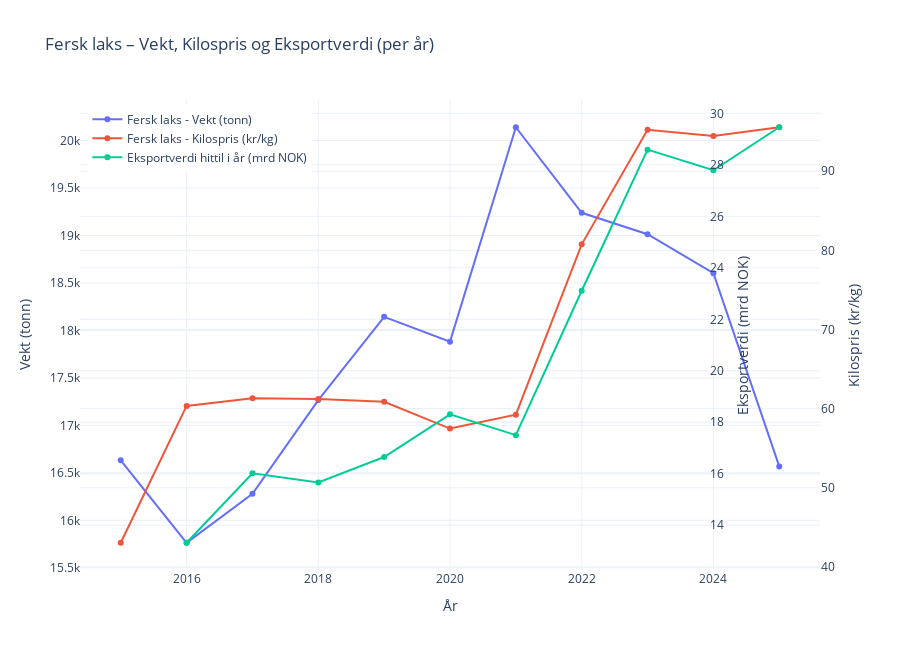
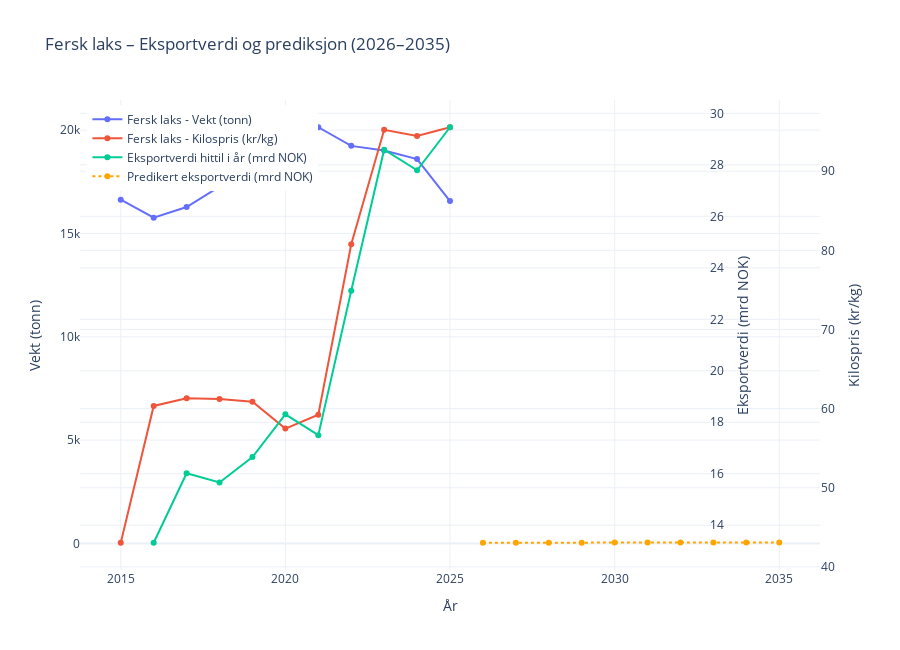

Notebook code cell kept with these figures, in order:
### Code cell
import requests
import pandas as pd
from itertools import product
import plotly.graph_objects as go

# --- LES CSV-FILEN ---
csv_data = pd.read_csv("eksportverdi-laks-hittil-i-år-siste-10-år.csv")
csv_data.columns = ["År", "Eksportverdi (mrd NOK)"]
csv_data["År"] = csv_data["År"].astype(int)

csv_data["Eksportverdi (mill NOK)"] = csv_data["Eksportverdi (mrd NOK)"] * 1000


# --- HENT OG BEHANDLE SSB-DATA ---
api_url = "https://data.ssb.no/api/v0/no/table/03024/"
query = {"query": [], "response": {"format": "json-stat2"}}
response = requests.post(api_url, json=query)

if response.status_code == 200:
    data = response.json()
    dimension_names = list(data["dimension"].keys())
    values = data["value"]
    dimensions = [list(data["dimension"][dim]["category"]["label"].values()) for dim in dimension_names]
    all_combinations = list(product(*dimensions))

    df = pd.DataFrame(all_combinations, columns=dimension_names)
    df["Value"] = values

    df_pivot = df.pivot_table(
        index="Tid",
        columns=["VareGrupper2", "ContentsCode"],
        values="Value",
        aggfunc="sum"
    ).reset_index()

    df_pivot.columns = ["Tid", "Fersk laks - Kilospris", "Fersk laks - Vekt (tonn)",
                        "Frosset laks - Kilospris", "Frosset laks - Vekt (tonn)"]

    df_pivot["År"] = df_pivot["Tid"].str[:4].astype(int)
    df_agg = df_pivot.groupby("År", as_index=False).mean(numeric_only=True)

    # --- FLETT DATAENE ---
    df_agg = df_agg[df_agg["År"] >= 2015]  # Behold kun data fra og med 2015

    merged = pd.merge(df_agg, csv_data, on="År", how="left")

    # --- INTERAKTIV GRAF ---
    fig = go.Figure()

    fig.add_trace(go.Scatter(
        x=merged["År"],
        y=merged["Fersk laks - Vekt (tonn)"],
        name="Fersk laks - Vekt (tonn)",
        yaxis="y1",
        mode="lines+markers"
    ))

    fig.add_trace(go.Scatter(
        x=merged["År"],
        y=merged["Fersk laks - Kilospris"],
        name="Fersk laks - Kilospris (kr/kg)",
        yaxis="y2",
        mode="lines+markers"
    ))

    fig.add_trace(go.Scatter(
        x=merged["År"],
        y=merged["Eksportverdi (mrd NOK)"],
        name="Eksportverdi hittil i år (mrd NOK)",
        yaxis="y3",
        mode="lines+markers"
    ))

    fig.update_layout(
        title="Fersk laks – Vekt, Kilospris og Eksportverdi (per år)",
        xaxis=dict(title="År"),
        yaxis=dict(title="Vekt (tonn)", side="left", position=0.0),
        yaxis2=dict(title="Kilospris (kr/kg)", overlaying="y", side="right", position=1.0),
        yaxis3=dict(title="Eksportverdi (mrd NOK)", overlaying="y", anchor="free", side="right", position=0.85),
        legend=dict(x=0.01, y=0.99),
        hovermode="x unified",
        template="plotly_white",
        height=650
    )

    fig.show()


#predikær analyse 
from sklearn.linear_model import LinearRegression
import numpy as np


# --- Filtrer bort rader med NaN i eksportverdi ---
filtered = merged.dropna(subset=["Eksportverdi (mrd NOK)"])
X = filtered[["År"]]
y = filtered["Eksportverdi (mrd NOK)"]

#print(filtered[["År", "Eksportverdi (mrd NOK)"]])

# Tren modellen
model = LinearRegression()
model.fit(X, y)

# Lag fremtidige år (2026–2035)
framtid = pd.DataFrame({"År": list(range(2026, 2036))})
framtid["Predikert eksportverdi"] = model.predict(framtid)

fig.add_trace(go.Scatter(
    x=framtid["År"],
    y=framtid["Predikert eksportverdi"],
    name="Predikert eksportverdi (mrd NOK)",
    mode="lines+markers",
    line=dict(dash="dot", color="orange"),
    marker=dict(symbol="circle", size=6)
))


fig.update_layout(title="Fersk laks – Eksportverdi og prediksjon (2026–2035)")
fig.show()






#her brukes en csv fil og ikke api nøkkel for eksportverdidata siden dataen jeg afnt ikke hadde noen api nøkkel. 
#dette gjør at dataene ikke blir oppdatert i sanntid og derfor kan dataen utdateres. 
#api gjør at dataene blir oppdatert i sanntid og derfor er det bedre å bruke api enn csv fil.

### Figure 1 — Plotly figure (JSON) as saved in the notebook; plotly's stock layout.template omitted (floating-point values rounded to 4 significant figures)
{"data": [{"mode": "lines+markers", "name": "Fersk laks - Vekt (tonn)", "type": "scatter", "x": [2015, 2016, 2017, 2018, 2019, 2020, 2021, 2022, 2023, 2024, 2025], "y": [16630.0, 15760.0, 16280.0, 17270.0, 18140.0, 17880.0, 20140.0, 19240.0, 19010.0, 18600.0, 16570.0], "yaxis": "y"}, {"mode": "lines+markers", "name": "Fersk laks - Kilospris (kr/kg)", "type": "scatter", "x": [2015, 2016, 2017, 2018, 2019, 2020, 2021, 2022, 2023, 2024, 2025], "y": [43.05, 60.34, 61.3, 61.22, 60.86, 57.48, 59.23, 80.76, 95.23, 94.44, 95.55], "yaxis": "y2"}, {"mode": "lines+markers", "name": "Eksportverdi hittil i år (mrd NOK)", "type": "scatter", "x": [2015, 2016, 2017, 2018, 2019, 2020, 2021, 2022, 2023, 2024, 2025], "y": [NaN, 13.32, 16.02, 15.66, 16.65, 18.31, 17.5, 23.11, 28.59, 27.79, 29.46], "yaxis": "y3"}], "layout": {"height": 650, "hovermode": "x unified", "legend": {"x": 0.01, "y": 0.99}, "title": {"text": "Fersk laks – Vekt, Kilospris og Eksportverdi (per år)"}, "xaxis": {"title": {"text": "År"}}, "yaxis": {"position": 0, "side": "left", "title": {"text": "Vekt (tonn)"}}, "yaxis2": {"overlaying": "y", "position": 1, "side": "right", "title": {"text": "Kilospris (kr/kg)"}}, "yaxis3": {"anchor": "free", "overlaying": "y", "position": 0.85, "side": "right", "title": {"text": "Eksportverdi (mrd NOK)"}}}}

### Figure 2 — Plotly figure (JSON) as saved in the notebook; plotly's stock layout.template omitted (floating-point values rounded to 4 significant figures)
{"data": [{"mode": "lines+markers", "name": "Fersk laks - Vekt (tonn)", "type": "scatter", "x": [2015, 2016, 2017, 2018, 2019, 2020, 2021, 2022, 2023, 2024, 2025], "y": [16630.0, 15760.0, 16280.0, 17270.0, 18140.0, 17880.0, 20140.0, 19240.0, 19010.0, 18600.0, 16570.0], "yaxis": "y"}, {"mode": "lines+markers", "name": "Fersk laks - Kilospris (kr/kg)", "type": "scatter", "x": [2015, 2016, 2017, 2018, 2019, 2020, 2021, 2022, 2023, 2024, 2025], "y": [43.05, 60.34, 61.3, 61.22, 60.86, 57.48, 59.23, 80.76, 95.23, 94.44, 95.55], "yaxis": "y2"}, {"mode": "lines+markers", "name": "Eksportverdi hittil i år (mrd NOK)", "type": "scatter", "x": [2015, 2016, 2017, 2018, 2019, 2020, 2021, 2022, 2023, 2024, 2025], "y": [NaN, 13.32, 16.02, 15.66, 16.65, 18.31, 17.5, 23.11, 28.59, 27.79, 29.46], "yaxis": "y3"}, {"line": {"color": "orange", "dash": "dot"}, "marker": {"size": 6, "symbol": "circle"}, "mode": "lines+markers", "name": "Predikert eksportverdi (mrd NOK)", "type": "scatter", "x": [2026, 2027, 2028, 2029, 2030, 2031, 2032, 2033, 2034, 2035], "y": [31.0, 32.89, 34.77, 36.66, 38.54, 40.42, 42.31, 44.19, 46.08, 47.96]}], "layout": {"height": 650, "hovermode": "x unified", "legend": {"x": 0.01, "y": 0.99}, "title": {"text": "Fersk laks – Eksportverdi og prediksjon (2026–2035)"}, "xaxis": {"title": {"text": "År"}}, "yaxis": {"position": 0, "side": "left", "title": {"text": "Vekt (tonn)"}}, "yaxis2": {"overlaying": "y", "position": 1, "side": "right", "title": {"text": "Kilospris (kr/kg)"}}, "yaxis3": {"anchor": "free", "overlaying": "y", "position": 0.85, "side": "right", "title": {"text": "Eksportverdi (mrd NOK)"}}}}
